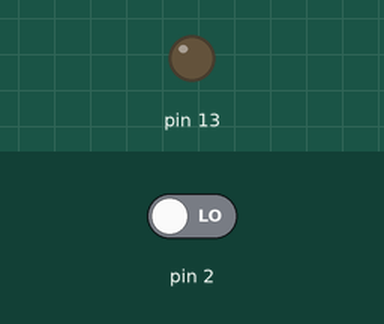
A sketch run on a simulated Arduino Uno, built with avr-gcc and run on an emulated ATmega328P. Parts: output pins drawn as LEDs (lit = HIGH). Inputs (shaded band) come from the test bench; at power-on: pin 2 LOW.

Above: at 1.2 s.
1.3 s: pin 2 driven HIGH
At 2.4 s:
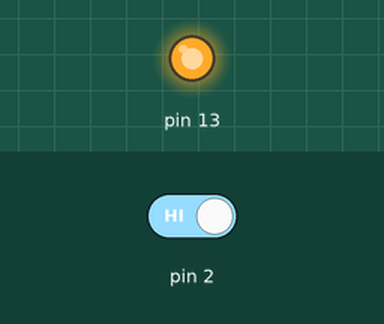
Timing chart, 0 to 4.3 s (numbered marks = the images above; inputs shaded):
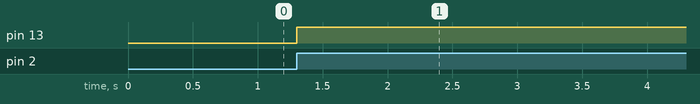

Measured:
- after the input at 1.3 s, pin 13: LOW → HIGH at once

The sketch:

sketch_may11c.ino
```cpp
//DDRB é ponteiro dereferenciado para o registrador DDRB
//PORTB é ponteiro dereferenciado para o registrador PORTB
# define BIT5_MASK 0x20
# define BIT2_MASK 0b100;

void setup() {
  // put your setup code here, to run once:


// Escrita ou Leitura
DDRB = DDRB | BIT5_MASK; // todos os bits são de saída
//DDRD = DDRD & ~BIT2_MASK; // todos os bits são de entrada

sei();//Ativa interrupções globais.
//cli(); desativa interrupções globais.

EICRA = EICRA | 0b11;//Ativa em borda de subida a interrupção.
EIMSK = EIMSK | 0b1;//Ativa a interrupção INT0

}

void loop() {
  // put your main code here, to run repeatedly:

}

void muda_Estado(){

  if(PORTB & BIT5_MASK){//Se vale 1, led já estava aceso.
    PORTB = PORTB & ~BIT5_MASK;
    //delay(1000);
  }else{
    PORTB = PORTB | BIT5_MASK;
    //delay(1000);
  }

}

ISR (INT0_vect) {
  muda_Estado();
}
```
